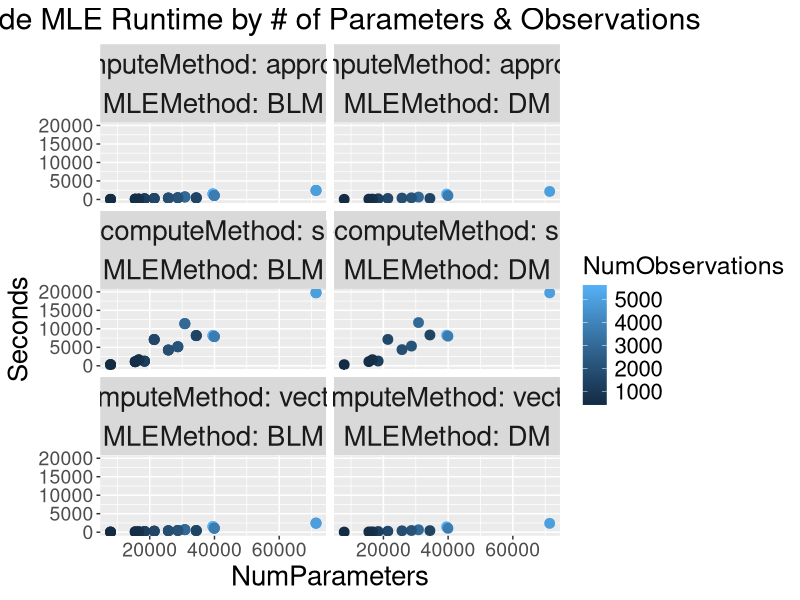
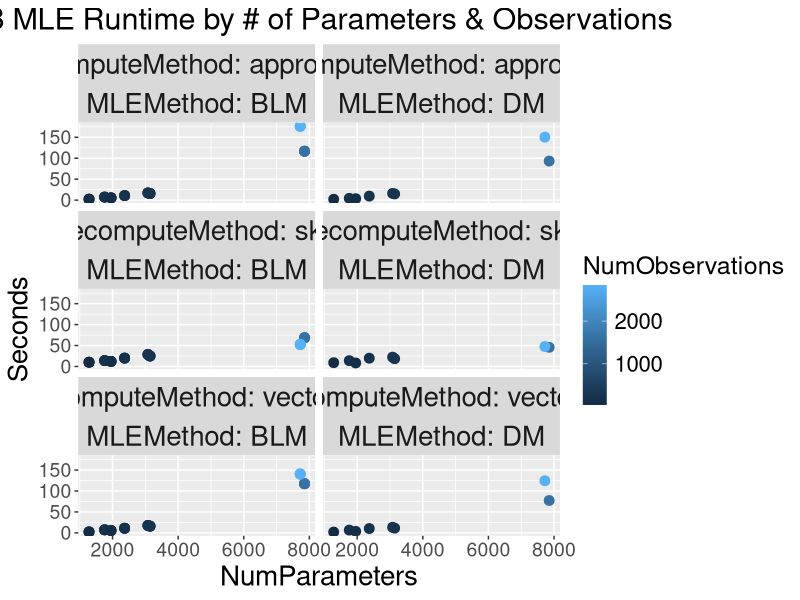
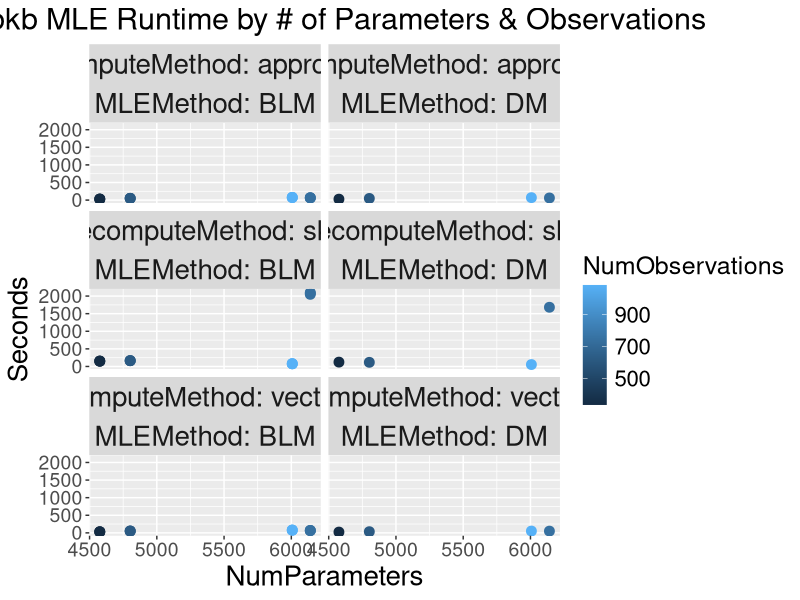

These figures' R source, in order:
library(ggplot2)
library(data.table)
library(gridExtra)
library(RColorBrewer)

setwd('C:/Users/lakin/PycharmProjects/fast-mle-multinomials/analytic_data/')
graph_path = 'C:/Users/lakin/Documents/1AbdoBioinformatics/Publications/MLE/Analysis/graphs/'

dat = data.table(read.csv('2020Apr6_mle_timings.csv', header=F))
colnames(dat) = c('DataSet', 'MLEMethod', 'PrecomputeMethod', 'PosteriorMethod',
                  'ClassLabel', 'NumObservations', 'NumParameters', 'Seconds')

draw_dat = data.table(read.csv('dataset_label_max_rowcounts.csv', header=F))
colnames(draw_dat) = c('ClassLabel', 'NumMultinomDraws')

setkey(dat, ClassLabel)
setkey(draw_dat, ClassLabel)

dat = draw_dat[dat]
dat[, Precompute_PosteriorMethod := paste(PrecomputeMethod, PosteriorMethod, sep='_')]
dat$Precompute_PosteriorMethod = factor(dat$Precompute_PosteriorMethod,
                                         levels=c('None_None', 
                                                  'approximate_None', 'vectorized_None', 'sklar_None',
                                                  'approximate_empirical', 'vectorized_empirical', 'sklar_empirical',
                                                  'approximate_aposteriori', 'vectorized_aposteriori', 'sklar_aposteriori'),
                                         ordered=T)

cade_dat = dat[DataSet == 'cade']
g_cade_param = ggplot(cade_dat, aes(x=NumParameters, y=Seconds, color=NumObservations)) +
  geom_point(size=3) +
  facet_wrap(PrecomputeMethod~MLEMethod, ncol=2, labeller = label_both) +
  ggtitle('Cade MLE Runtime by # of Parameters & Observations') +
  scale_color_continuous() +
  theme(
    plot.title=element_text(hjust=0.5, size=22),
    axis.text=element_text(size=14),
    strip.text=element_text(size=20),
    axis.title=element_text(size=20),
    legend.title=element_text(size=18),
    legend.text=element_text(size=16)
  )
png(paste(graph_path, '2020Apr6_CadeMLETiming.png', sep=''), width = 1200, height = 1000)
print(g_cade_param)
dev.off()

r8_dat = dat[DataSet == 'r8']
g_r8 = ggplot(r8_dat, aes(x=NumParameters, y=Seconds, color=NumObservations)) +
  geom_point(size=3) +
  facet_wrap(PrecomputeMethod~MLEMethod, ncol=2, labeller = label_both) +
  ggtitle('R8 MLE Runtime by # of Parameters & Observations') +
  scale_color_continuous() +
  theme(
    plot.title=element_text(hjust=0.5, size=22),
    axis.text=element_text(size=14),
    strip.text=element_text(size=20),
    axis.title=element_text(size=20),
    legend.title=element_text(size=18),
    legend.text=element_text(size=16)
  )
png(paste(graph_path, '2020Apr6_r8MLETiming.png', sep=''), width = 1200, height = 1000)
print(g_r8)
dev.off()


webkb_dat = dat[DataSet == 'webkb']
g_webkb = ggplot(webkb_dat, aes(x=NumParameters, y=Seconds, color=NumObservations)) +
  geom_point(size=3) +
  facet_wrap(PrecomputeMethod~MLEMethod, ncol=2, labeller = label_both) +
  ggtitle('Webkb MLE Runtime by # of Parameters & Observations') +
  scale_color_continuous() +
  theme(
    plot.title=element_text(hjust=0.5, size=22),
    axis.text=element_text(size=14),
    strip.text=element_text(size=20),
    axis.title=element_text(size=20),
    legend.title=element_text(size=18),
    legend.text=element_text(size=16)
  )
png(paste(graph_path, '2020Apr6_webkbMLETiming.png', sep=''), width = 1200, height = 1000)
print(g_webkb)
dev.off()


